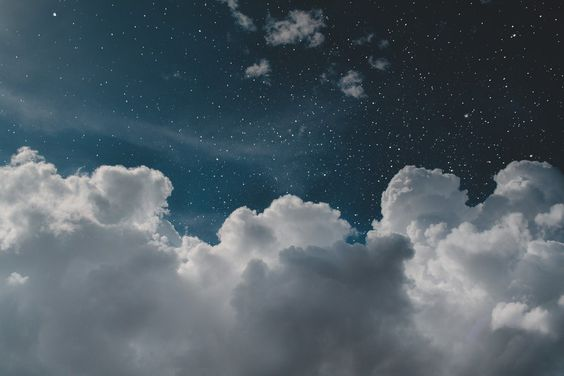
#> input picture image/t1.jpg, 564 x 376 px
$ python testim.py
#> lines starting #> are read from the running program, lines starting #| are printed output that depends on the picture
from PIL import Image

im = Image.open("t1.jpg")
#> im is the input picture: PIL image 564x376 RGB; mean R, G, B 78.6, 91.8, 100.4
'''
width, height = im.size
print(im.format, im.size, im.mode)
print(width, height)


r,g,b = img.getpixel((0,0))
print ( r, g, b )
c = int((r+g+b)/3)
img.putpixel((0,0),int(c))
print(c)
img.save("tmp.jpg")


width, height = im.size
for i in range(width):
    for j in range(height):
        r,g,b = im.getpixel((i,j))
        c = int((r+g+b)/3)
        im.putpixel((i,j),(g,b,r))

im.show()
'''

width, height = im.size
#> width = 564; height = 376
for i in range(width):
    for j in range(height):
            r, g, b = im.getpixel((i, j))

            red = int(r * 0.393 + g * 0.769 + b * 0.189)
            green = int(r * 0.349 + g * 0.686 + b * 0.168)
            blue = int(r * 0.272 + g * 0.534 + b * 0.131)

            if red > 255 :
                red == 255
            elif green > 255 :
                 green == 255
            elif blue > 255 :
                 blue == 255

            im.putpixel((i, j), (red, green, blue))
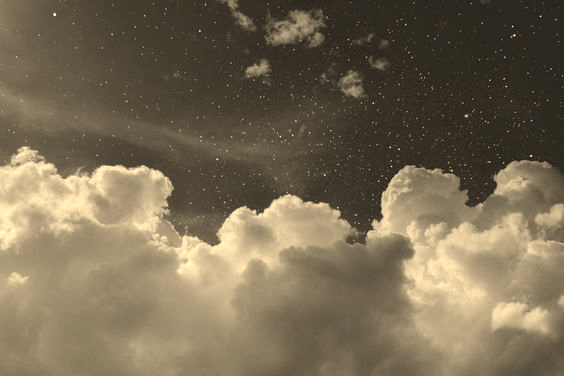
#> im: PIL image 564x376 RGB; mean R, G, B 119.9, 106.8, 83.1

im.show()

$ run again, with image/1.jpg copied over image/t1.jpg
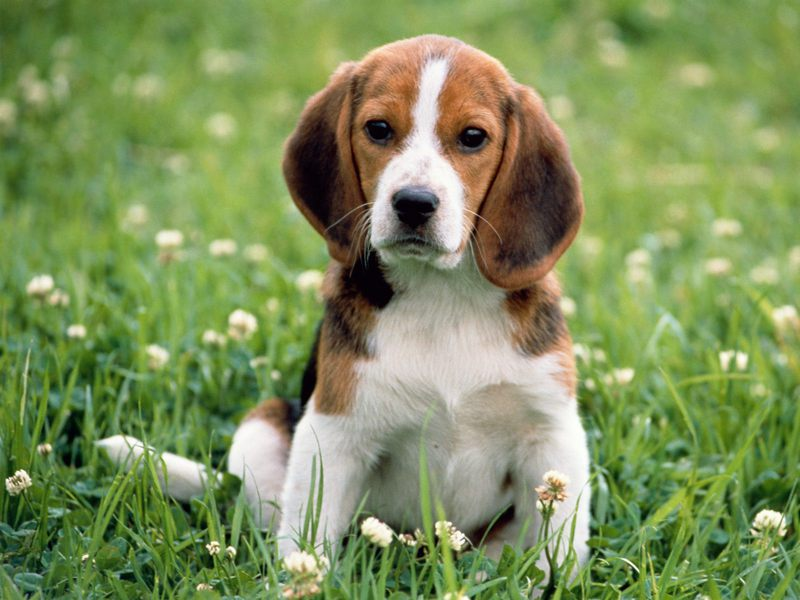
#> input picture image/1.jpg, 800 x 600 px
#> im is the input picture: PIL image 800x600 RGB; mean R, G, B 126.3, 144.6, 91.3
#> after the loop `for i in range(width):`:
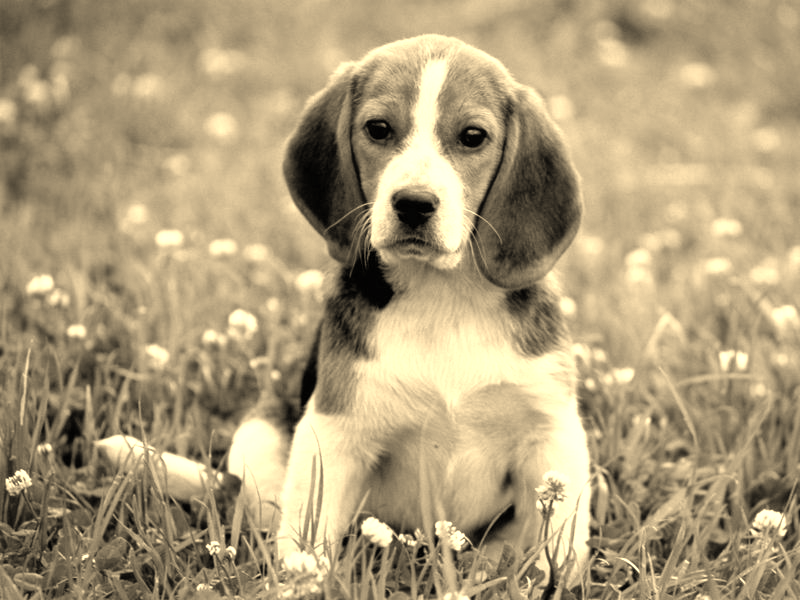
#> im: PIL image 800x600 RGB; mean R, G, B 174, 157.1, 123

$ run again, with image/4.jpg copied over image/t1.jpg
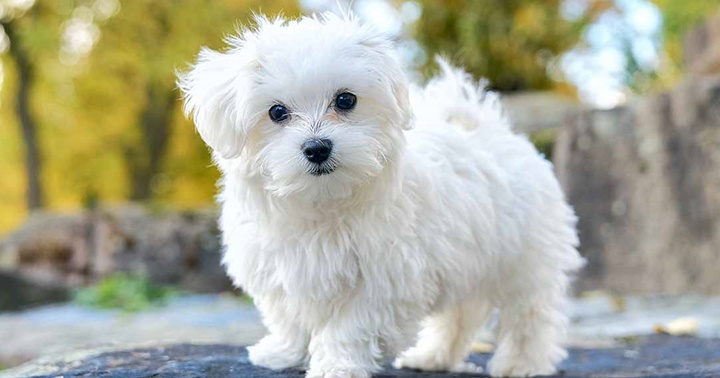
#> input picture image/4.jpg, 720 x 378 px
#> im is the input picture: PIL image 720x378 RGB; mean R, G, B 171.9, 172.4, 154.1
#> after the loop `for i in range(width):`:
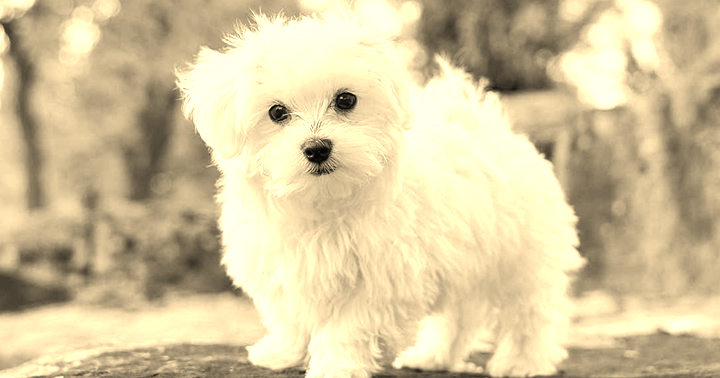
#> im: PIL image 720x378 RGB; mean R, G, B 213.5, 198.3, 158.5
